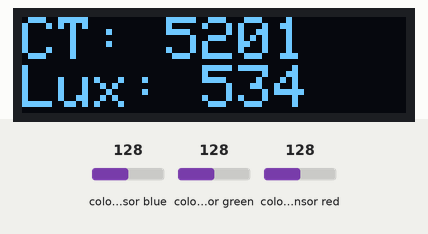
This sketch was run on a simulated Arduino Uno, built with avr-gcc and run on an emulated ATmega328P. Shown: 128×32 one-colour display. The test bench sets the inputs (shaded band); at power-on: colour sensor blue 128, colour sensor green 128, colour sensor red 128.

Above: at 4.8 s.
4.9 s: colour sensor blue set to 5
At 6.5 s:
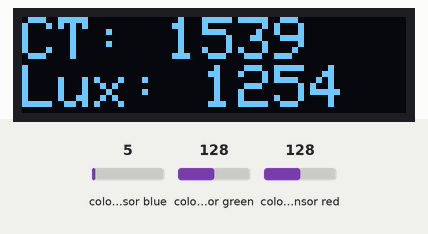
7.9 s: colour sensor green set to 5
At 9.2 s:
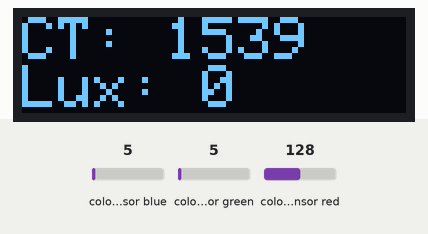
10.9 s: colour sensor red set to 5
At 13.4 s:
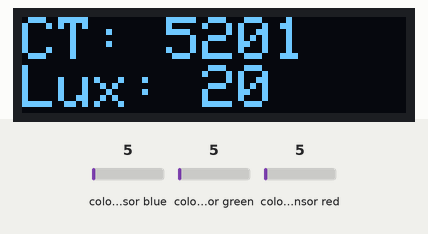
13.9 s: colour sensor blue set to 64
At 15.0 s:
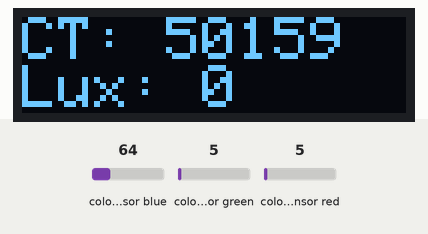
Timing chart, 0 to 16.9 s (numbered marks = the images above; inputs shaded):
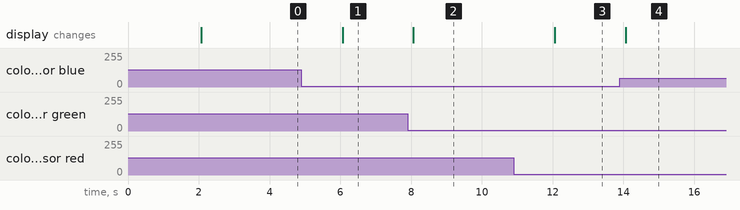

The sketch:

TCS34725_RGBSensor_OLED.ino
```cpp
/*
  TCS34725 sensor example with SSD1306 OLED screen

  Reads lux, color temperature, red, green, blue
  Uses more accurate dn40 algorithm in Kevin Townsend's library

  Circuit:
   Sensor SCL: Arduino SCL (MKR: SCL UNo: SCL or analog 5)
   Sensor SDA:  Arduino SDA (MKR: SDA UNo: SDA or analog 4)
   Screen SCL: Arduino SCL (MKR: SCL UNo: SCL or analog 5)
   Screen SDA:  Arduino SDA (MKR: SDA UNo: SDA or analog 4)
*/

#include <Wire.h>
#include "Adafruit_TCS34725.h"
#include <Adafruit_GFX.h>
#include <Adafruit_SSD1306.h>
#define SCREEN_WIDTH 128 // OLED display width, in pixels
#define SCREEN_HEIGHT 32 // OLED display height, in pixels
#define OLED_RESET     4 // Reset pin # (or -1 if sharing Arduino reset pin)

Adafruit_SSD1306 display(SCREEN_WIDTH, SCREEN_HEIGHT, &Wire, OLED_RESET);
Adafruit_TCS34725 tcs = Adafruit_TCS34725(TCS34725_INTEGRATIONTIME_700MS, TCS34725_GAIN_1X);

void setup(void) {
  Serial.begin(9600);
  // start sensor:
  while (!tcs.begin()) {
    Serial.println("Looking for sensor...");
    delay(100);
  }

  // initialize the display library:
  if (!display.begin(SSD1306_SWITCHCAPVCC, 0x3C)) { // Address 0x3C for 128x32
    Serial.println(F("SSD1306 setup failed"));
    while (true);
  }
}

void loop(void) {
  // every 2 seconds, read sensor:
  if (millis() % 2000 < 2) {
    uint16_t r, g, b, c, colorTemp, lux;
    tcs.getRawData(&r, &g, &b, &c);
    colorTemp = tcs.calculateColorTemperature_dn40(r, g, b, c);
    lux = tcs.calculateLux(r, g, b);
    String reading = "CT: ";
    reading += String(colorTemp);
    reading += "\nLux: ";
    reading += lux;
    displayWrite(reading);
  }
}

void displayWrite(String message) {
  display.clearDisplay();
  display.setTextSize(2); // Draw 2X-scale text
  display.setTextColor(WHITE);
  display.setCursor(0, 0);
  display.println(message);
  display.display();
}
```

Measured:
- after the input at 4.9 s, the display: changes after 1.2 s (image 1)
- after the input at 7.9 s, the display: changes after 0.17 s (image 2)
- after the input at 10.9 s, the display: changes after 1.2 s (image 3)
- after the input at 13.9 s, the display: changes after 0.17 s (image 4)
